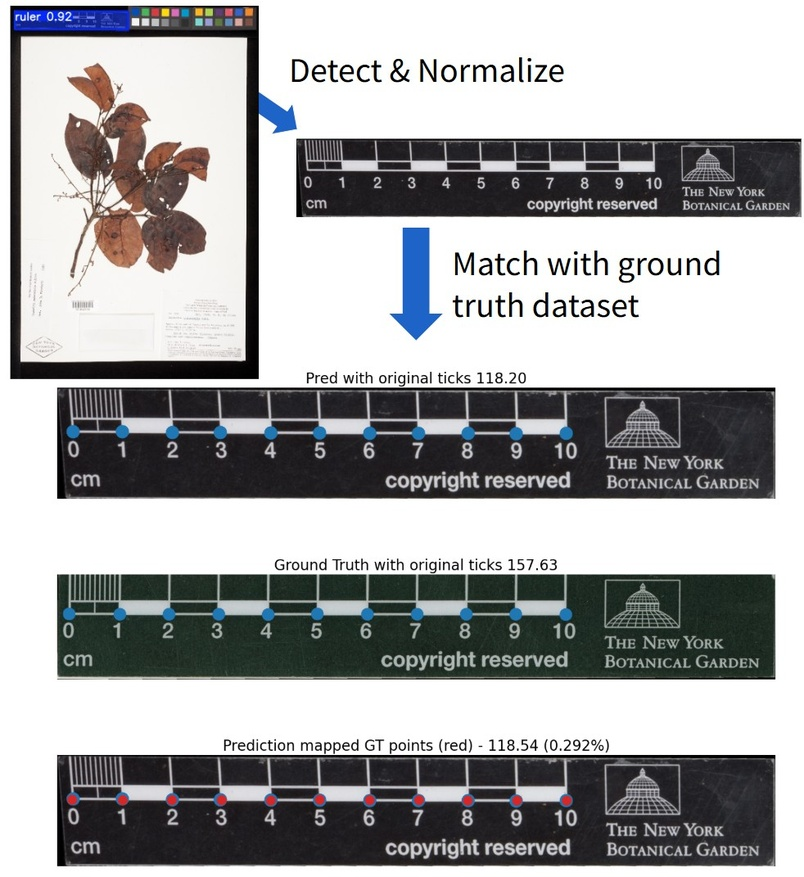
#> input picture overview.jpg, 804 x 877 px, shrunk from 982 x 1071 before the run
$ python -i OCR.py   (imports and definitions only)
#> lines starting #> are read from the running program, lines starting #| are printed output that depends on the picture
#> further down, picture is the input picture: shape (877, 804, 3); mean B, G, R 165.5, 164.8, 164.2
from __future__ import annotations

import re
from pathlib import Path

import cv2
import numpy as np
from matplotlib import pyplot as plt
from loguru import logger
from paddleocr import PaddleOCR

from .traditional import (
    load_ruler_polygon_mask,
    mask_end_midpoints,
    segment_line_connected_components,
)
from .utils import calculate_pixel_distance, show_BGR

# Supported length units (and common OCR / spelling variants)
UNIT_ALIASES = {
    "m": "m",
    "dm": "dm",
    "cm": "cm",
    "mm": "mm",
    "µm": "µm",
    "um": "µm",
    "inch": "inch",
    "inches": "inch",
    "in": "inch",
    "ft": "ft",
    "feet": "ft",
    "foot": "ft",
}

_UNIT_ALT = "|".join(sorted(map(re.escape, UNIT_ALIASES), key=len, reverse=True))
MEASUREMENT_RE = re.compile(
    rf"(?P<value>\d+(?:[.,]\d+)?)\s*(?P<unit>{_UNIT_ALT})\b",
    flags=re.IGNORECASE,
)
NUMBER_TOKEN_RE = re.compile(r"^\d+(?:[.,]\d+)?$")
UNIT_TOKEN_RE = re.compile(rf"^({_UNIT_ALT})$", flags=re.IGNORECASE)

_ocr = None


# [65 lines left out: functions get_ocr, _load_image, _texts_from_ocr_result, _canonical_unit, parse_length_measurements, not called in this run]


def _ndigits(num_str: str) -> int:
    return sum(ch.isdigit() for ch in num_str)


# [65 lines left out: function assemble_measurements_from_ocr_lines, not called in this run]


def _enhance_for_ocr(img_bgr: np.ndarray, scale: float = 3.0) -> np.ndarray:
    """Pad +CLAHE to recover tiny digits (e.g. '1' in '1cm')."""
#> called with scale = 3
    pad = 48
    img_bgr = cv2.copyMakeBorder(
        img_bgr, pad, pad, pad, pad, cv2.BORDER_CONSTANT, value=(0, 0, 0)
    )
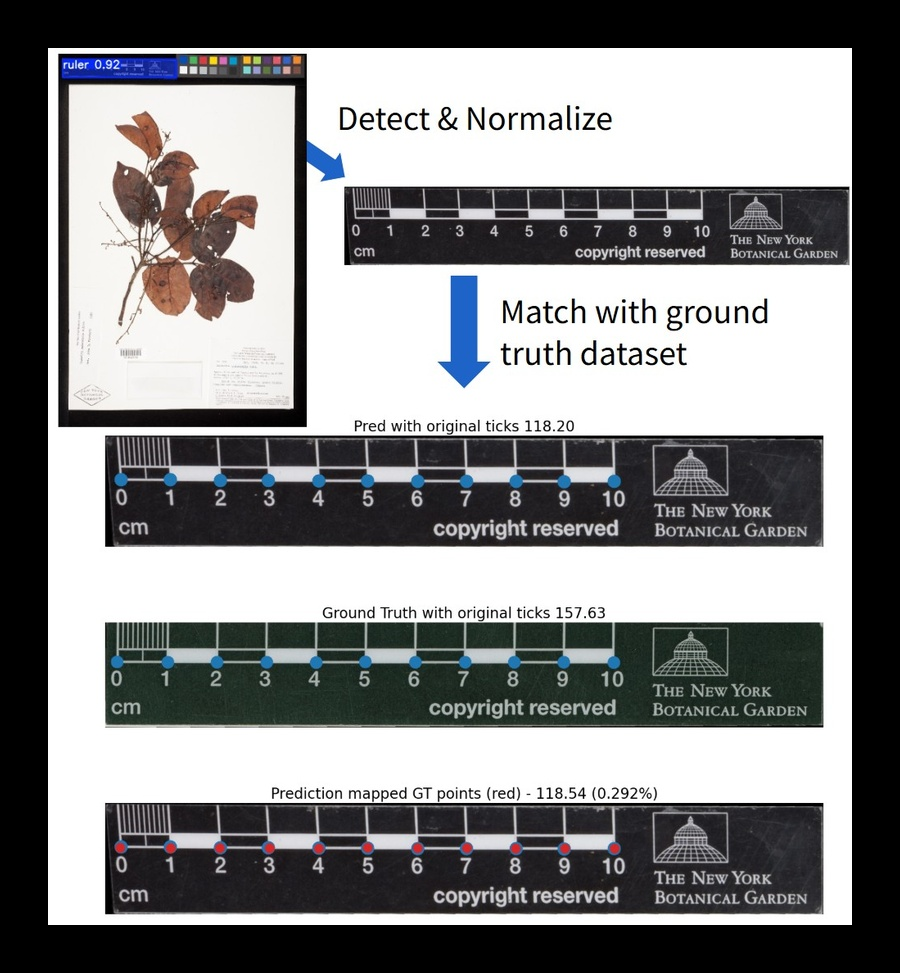
#> img_bgr: shape (973, 900, 3); mean of channels 0, 1, 2 133.2, 132.7, 132.2; drawn as B, G, R

    lab = cv2.cvtColor(img_bgr, cv2.COLOR_BGR2LAB)
#> lab: shape (973, 900, 3); mean of channels 0, 1, 2 133.8, 128.2, 127.7
    l, a, b = cv2.split(lab)
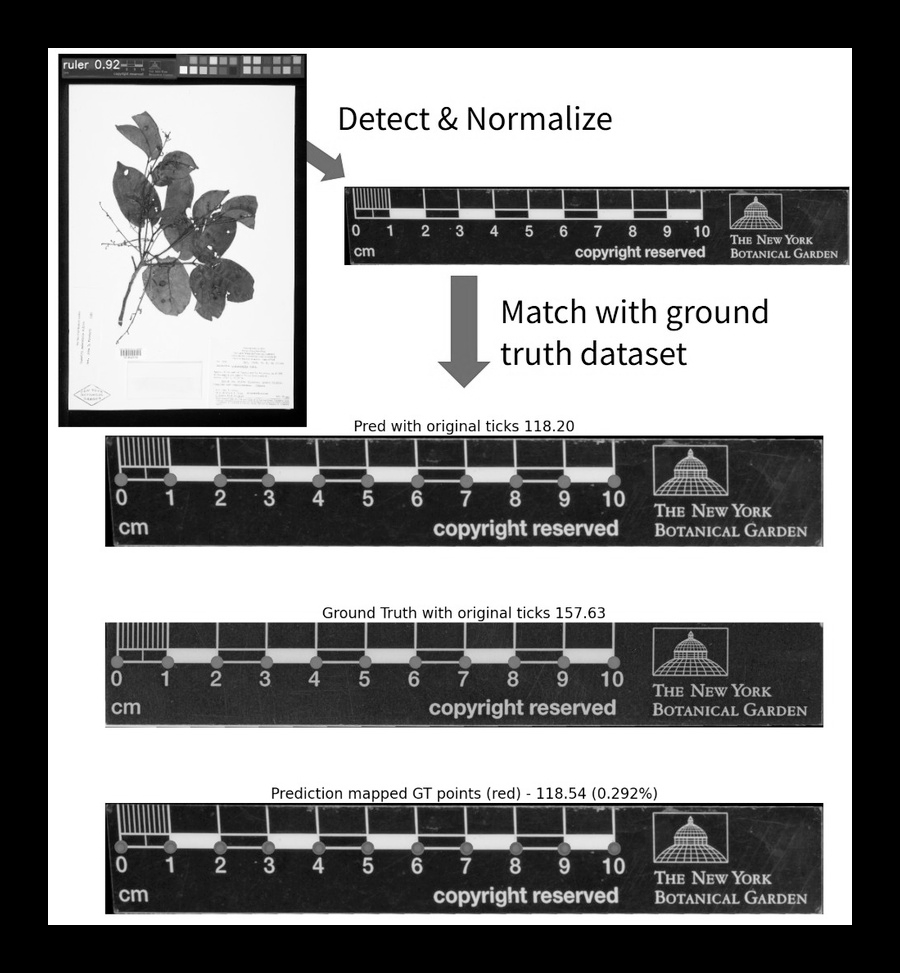
#> l: shape (973, 900); min 0, max 255, mean 133.8
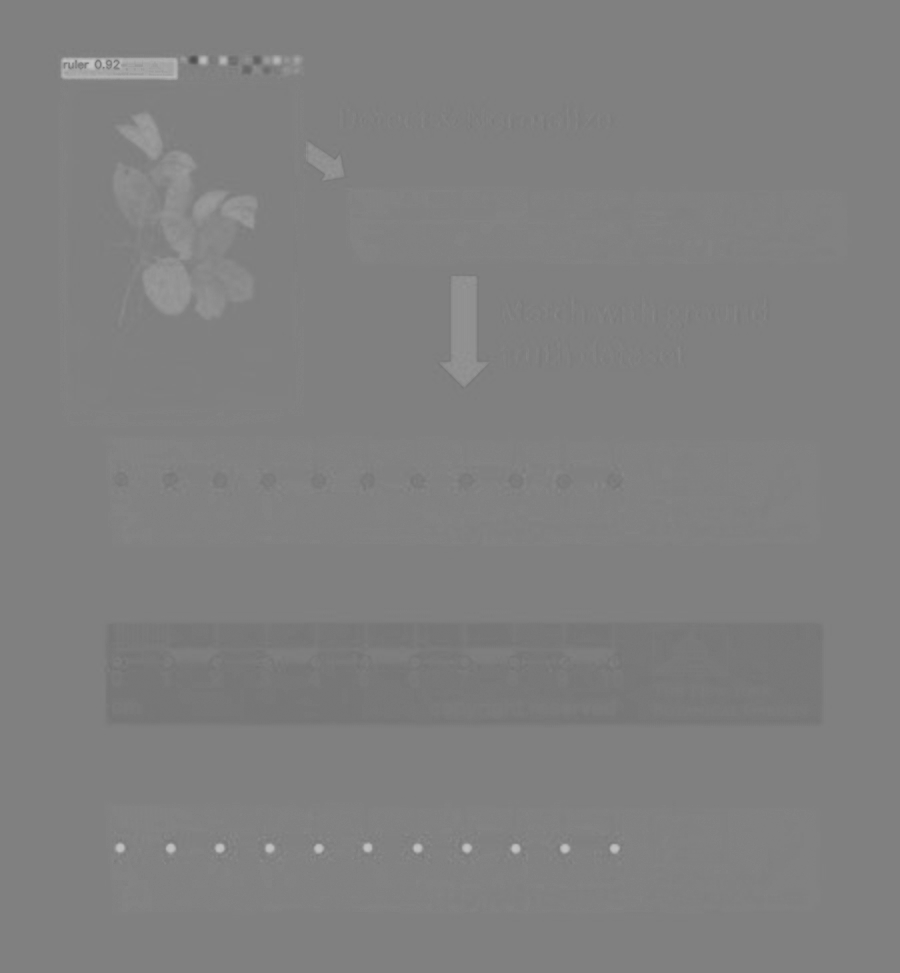
#> a: shape (973, 900); min 78, max 197, mean 128.2
    l = cv2.createCLAHE(clipLimit=2.0, tileGridSize=(8, 8)).apply(l)
    return cv2.cvtColor(cv2.merge([l, a, b]), cv2.COLOR_LAB2BGR)


# [173 lines left out: functions detect_ruler_lengths, _measurement_tick_label, predict_line_OCR, not called in this run]

>>> import cv2
>>> picture = cv2.imread('../overview.jpg')
>>> result = _enhance_for_ocr(picture)
